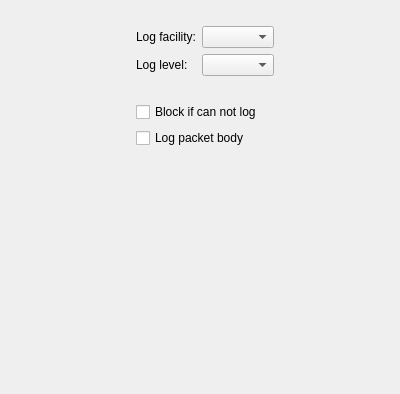
     <widget class="QWidget" name="tab4" >
      <attribute name="title" >
       <string>Logging</string>
      </attribute>
      <layout class="QGridLayout" >
       <property name="margin" >
        <number>6</number>
       </property>
       <property name="spacing" >
        <number>6</number>
       </property>
       <item row="0" column="2" >
        <spacer>
         <property name="orientation" >
          <enum>Qt::Vertical</enum>
         </property>
         <property name="sizeType" >
          <enum>QSizePolicy::Fixed</enum>
         </property>
         <property name="sizeHint" >
          <size>
           <width>20</width>
           <height>20</height>
          </size>
         </property>
        </spacer>
       </item>
       <item row="2" column="0" >
        <spacer>
         <property name="orientation" >
          <enum>Qt::Horizontal</enum>
         </property>
         <property name="sizeType" >
          <enum>QSizePolicy::Fixed</enum>
         </property>
         <property name="sizeHint" >
          <size>
           <width>130</width>
           <height>20</height>
          </size>
         </property>
        </spacer>
       </item>
       <item row="2" column="3" >
        <spacer>
         <property name="orientation" >
          <enum>Qt::Horizontal</enum>
         </property>
         <property name="sizeType" >
          <enum>QSizePolicy::Expanding</enum>
         </property>
         <property name="sizeHint" >
          <size>
           <width>120</width>
           <height>20</height>
          </size>
         </property>
        </spacer>
       </item>
       <item row="6" column="2" >
        <spacer>
         <property name="orientation" >
          <enum>Qt::Vertical</enum>
         </property>
         <property name="sizeType" >
          <enum>QSizePolicy::Expanding</enum>
         </property>
         <property name="sizeHint" >
          <size>
           <width>20</width>
           <height>240</height>
          </size>
         </property>
        </spacer>
       </item>
       <item row="1" column="1" >
        <widget class="QLabel" name="textLabel1" >
         <property name="text" >
          <string>Log facility:</string>
         </property>
         <property name="wordWrap" >
          <bool>false</bool>
         </property>
        </widget>
       </item>
       <item row="1" column="2" >
        <widget class="QComboBox" name="logFacility" />
       </item>
       <item row="2" column="1" >
        <widget class="QLabel" name="textLabel2" >
         <property name="text" >
          <string>Log level:</string>
         </property>
         <property name="wordWrap" >
          <bool>false</bool>
         </property>
        </widget>
       </item>
       <item row="2" column="2" >
        <widget class="QComboBox" name="logLevel" />
       </item>
       <item row="5" column="1" colspan="2" >
        <widget class="QCheckBox" name="ipf_log_body" >
         <property name="text" >
          <string>Log packet body</string>
         </property>
        </widget>
       </item>
       <item row="4" column="1" colspan="2" >
        <widget class="QCheckBox" name="ipf_log_or_block" >
         <property name="text" >
          <string>Block if can not log</string>
         </property>
        </widget>
       </item>
       <item row="3" column="2" >
        <spacer>
         <property name="orientation" >
          <enum>Qt::Vertical</enum>
         </property>
         <property name="sizeType" >
          <enum>QSizePolicy::Fixed</enum>
         </property>
         <property name="sizeHint" >
          <size>
           <width>20</width>
           <height>20</height>
          </size>
         </property>
        </spacer>
       </item>
      </layout>
     </widget>
